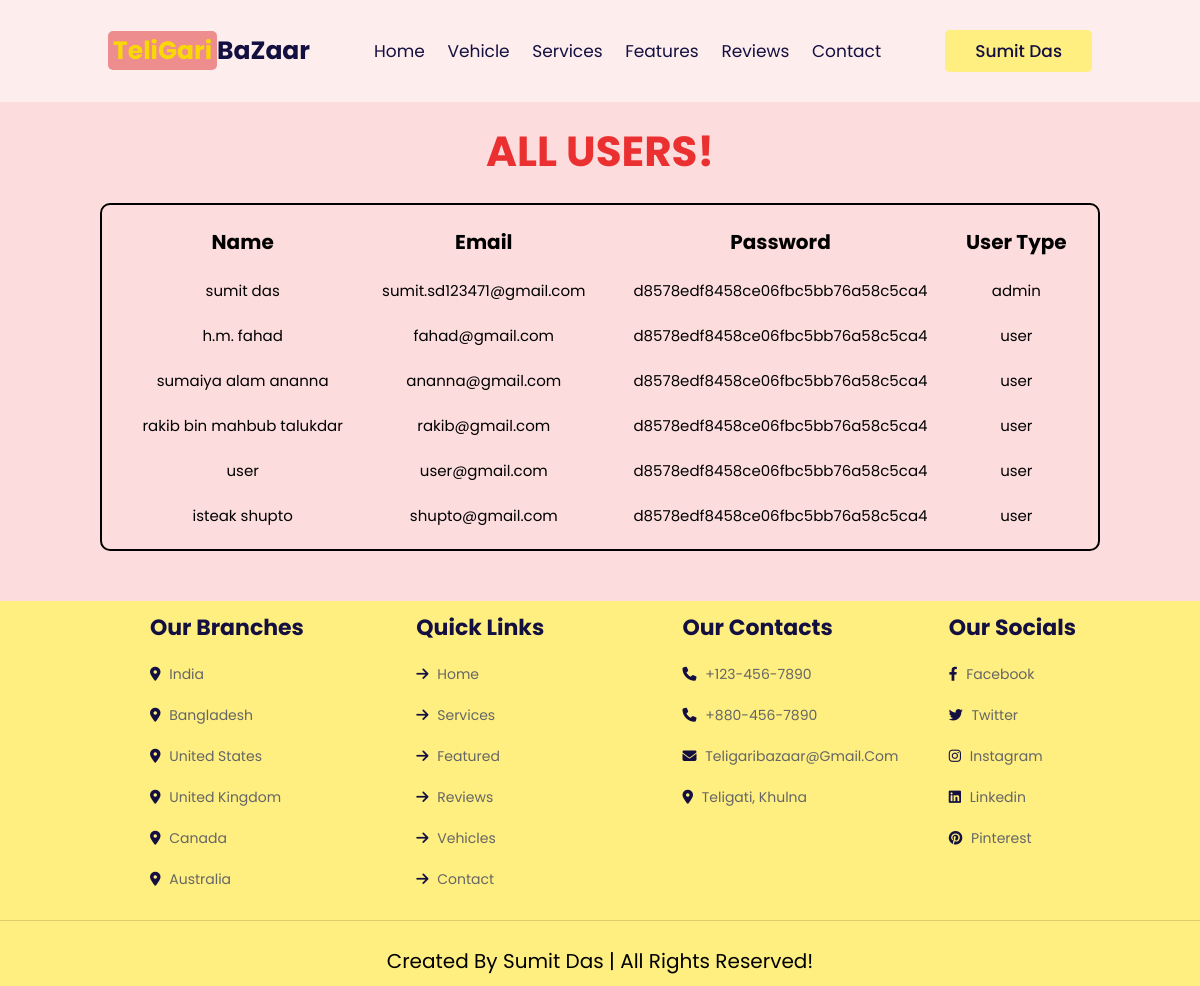
Page /control_panel/all_users.php (signed in) on the committed database.
### tables this page shows
CREATE TABLE `user_form` (
  `id` int(255) NOT NULL,
  `name` varchar(255) NOT NULL,
  `email` varchar(255) NOT NULL,
  `password` varchar(255) NOT NULL,
  `user_type` varchar(255) NOT NULL DEFAULT 'user'
);

### control_panel/all_users.php (the view, shortened to what this page needs)
<?php
@include '../config.php';
$sql = "SELECT * FROM user_form";
$result = $conn->query($sql);
$users = array();
if ($result->num_rows > 0) {
    while ($row = $result->fetch_assoc()) {
        $users[] = $row;
    }
}
?>
<!DOCTYPE html>
<html>
<head>
    <link rel="stylesheet" href="https://cdn.jsdelivr.net/npm/swiper@9/swiper-bundle.min.css" />
    <link rel="stylesheet" href="https://cdnjs.cloudflare.com/ajax/libs/font-awesome/6.4.0/css/all.min.css">
    <link rel="stylesheet" href="control_panel.css">
</head>
<body>
<header class="header">
    <a href="../admin_page.php" class="logo"><span>TeliGari</span>BaZaar</a>
    <nav class="navbar">
        <a href="../admin_page.php#home">home</a>
        <a href="../admin_page.php#vehicles">vehicle</a>
        <a href="../admin_page.php#services">services</a>
        <a href="../admin_page.php#features">features</a>
        <a href="../admin_page.php#reviews">reviews</a>
        <a href="../admin_page.php#contact">contact</a>
    </nav>
    <div id="profile-btn" class="profile-btn-container">
        <div class="btn-wrapper">
        <button class="btn">
            <span>
                <?php
                    echo $_SESSION['admin_name'];
                ?>
            </span>
        </button>
        </div>
    </div>
</header>
    <h1>All Users!</h1>
    <div class="show-container">
        <table>
            <tr class="appointments">
                <th>Name</th>
                <th>Email</th>
                <th>Password</th>
                <th>User Type</th>
            </tr>
            <?php foreach($users as $user): ?>
            <tr>
                <td><?php echo $user['name']; ?></td>
                <td><?php echo $user['email']; ?></td>
                <td><?php echo $user['password']; ?></td>
                <td><?php echo $user['user_type']; ?></td>
            </tr>
            <?php endforeach; ?>
        </table>
    </div>
    <section class="footer">
        <div class="box-container">
            <div class="box">
                <h3>Our branches</h3>
                <a href="#"><i class="fas fa-map-marker-alt"></i> India  </a>
                <a href="#"><i class="fas fa-map-marker-alt"></i> Bangladesh </a>
                <a href="#"><i class="fas fa-map-marker-alt"></i> United States </a>
                <a href="#"><i class="fas fa-map-marker-alt"></i> United Kingdom </a>
                <a href="#"><i class="fas fa-map-marker-alt"></i> Canada </a>
                <a href="#"><i class="fas fa-map-marker-alt"></i> Australia </a>
            </div>
            <div class="box">
                <h3>Quick links</h3>
                <a href="#home"><i class="fas fa-arrow-right"></i> home </a>
                <a href="#services"><i class="fas fa-arrow-right"></i> services </a>
                <a href="#features"><i class="fas fa-arrow-right"></i> featured </a>
                <a href="#reviews"><i class="fas fa-arrow-right"></i> reviews </a>
                <a href="#vehicles"><i class="fas fa-arrow-right"></i> vehicles </a>
                <a href="#contact"><i class="fas fa-arrow-right"></i> contact </a>
            </div>
            <div class="box">
                <h3>Our Contacts</h3>
                <a href="#"><i class="fas fa-phone"></i> +123-456-7890 </a>
                <a href="#"><i class="fas fa-phone"></i> +880-456-7890 </a>
                <a href="#"><i class="fas fa-envelope"></i> teligaribazaar@gmail.com </a>
                <a href="https://goo.gl/maps/TYBkx1Zyn6mCJZJL7"><i class="fas fa-map-marker-alt"></i> Teligati, Khulna</a>
            </div>
            <div class="box">
                <h3>Our Socials</h3>
                <a href="https://www.facebook.com/Mar4KoV"><i class="fab fa-facebook-f"></i> facebook </a>
                <a href="https://twitter.com/_su_mit_77"><i class="fab fa-twitter"></i> twitter </a>
                <a href="https://www.instagram.com/su._.mit_____/"><i class="fab fa-instagram"></i> instagram </a>
                <a href="https://www.linkedin.com/in/sumitdas77/"><i class="fab fa-linkedin"></i> linkedin </a>
                <a href="https://www.pinterest.com/sumitsd123471/"><i class="fab fa-pinterest"></i> pinterest </a>
            </div>
        </div>
        <div class="credit">Created by Sumit Das | all rights reserved!</div>
    </section>
</body>
</html>

### control_panel/control_panel.css (style rules this page uses)
:root { --yellow: #f9d806; --light-yellow: #ffee80; --black: #130f40; --light-color: #666; --cream: #ee8d8d; --red: #ea3030; --change: rgb(187, 254, 254); --border: .1rem solid rgba(0, 0, 0, 0.139); --box-shadow: 0 .5rem 1rem rgba(0, 0, 0, 0.251); }
* { font-family: 'Poppins', sans-serif; margin: 0; padding: 0; box-sizing: border-box; outline: none; border: none; text-decoration: none; text-transform: capitalize; transition: all 0.2s linear; }
html { font-size: 62.5%; overflow-x: hidden; scroll-padding-top: 7rem; scroll-behavior: smooth; }
body { background: #fcdcdc; }
.header { position: fixed; top: 0; left: 0; right: 0; z-index: 999; background: #fdeded; display: flex; align-items: center; justify-content: space-between; padding: 3rem 9%; }
.header .logo { font-size: 2.5rem; color: var(--black); font-weight: bolder; }
.header .logo span { color: var(--yellow); background-color: var(--cream); border-radius: 5px; padding: 2px 5px; }
.header .navbar a { font-size: 1.7rem; margin: 0 1rem; color: var(--black); }
.header .btn { margin-top: 0; }
.btn-wrapper { display: grid; place-content: center; }
.btn-wrapper button { display: flex; }
.profile-btn-container { position: relative; }
h1 { margin-top: 12rem; text-align: center; font-size: 3.5vw; text-transform: uppercase; color: var(--red); }
.btn { display: inline-block; margin-top: 1rem; border-radius: 0.5rem; background: var(--light-yellow); color: var(--black); font-weight: 500; font-size: 1.7rem; cursor: pointer; padding: 0.8rem 3rem; }
.show-container { padding-bottom: 5rem; display: grid; grid-template-columns: repeat(auto-fit, minmax(25rem, 1fr)); gap: 2rem; background: #fcdcdc; margin-left: 10rem; margin-right: 10rem; }
.show-container table { text-align: center; border: 2px solid; border-radius: 1rem; padding: 2rem; margin-top: 2rem; }
.show-container table .appointments th { font-size: 2rem; }
.show-container table td { padding-top: 2rem; font-size: 1.5rem; text-transform: lowercase; }
.footer { background: var(--light-yellow); }
.footer .box-container { padding-left: 15rem; display: grid; grid-template-columns: repeat(auto-fit, minmax(25rem, 1fr)); gap: 1.5rem; }
.footer .box-container .box h3 { color: var(--black); font-size: 2.2rem; padding: 1rem 0; }
.footer .box-container .box a { color: var(--light-color); font-size: 1.4rem; display: block; padding: 1rem 0; }
.footer .box-container .box a i { padding-right: .5rem; color: var(--black); }
.footer .credit { text-align: center; border-top: var(--border); padding: 1rem; padding-top: 2.5rem; margin-top: 2rem; font-size: 2rem; }

### rows in the picture
user_form: name "sumit das", email "sumit.sd123471@gmail.com", password "d8578edf8458ce06fbc5bb76a58c5ca4", user_type "admin"
user_form: name "h.m. fahad", email "fahad@gmail.com", password "d8578edf8458ce06fbc5bb76a58c5ca4", user_type "user"
user_form: name "sumaiya alam ananna", email "ananna@gmail.com", password "d8578edf8458ce06fbc5bb76a58c5ca4", user_type "user"
user_form: name "rakib bin mahbub talukdar", email "rakib@gmail.com", password "d8578edf8458ce06fbc5bb76a58c5ca4", user_type "user"
user_form: name "user", email "user@gmail.com", password "d8578edf8458ce06fbc5bb76a58c5ca4", user_type "user"
user_form: name "isteak shupto", email "shupto@gmail.com", password "d8578edf8458ce06fbc5bb76a58c5ca4", user_type "user"

### other values in the picture
$_SESSION['admin_name'] "Sumit Das"
